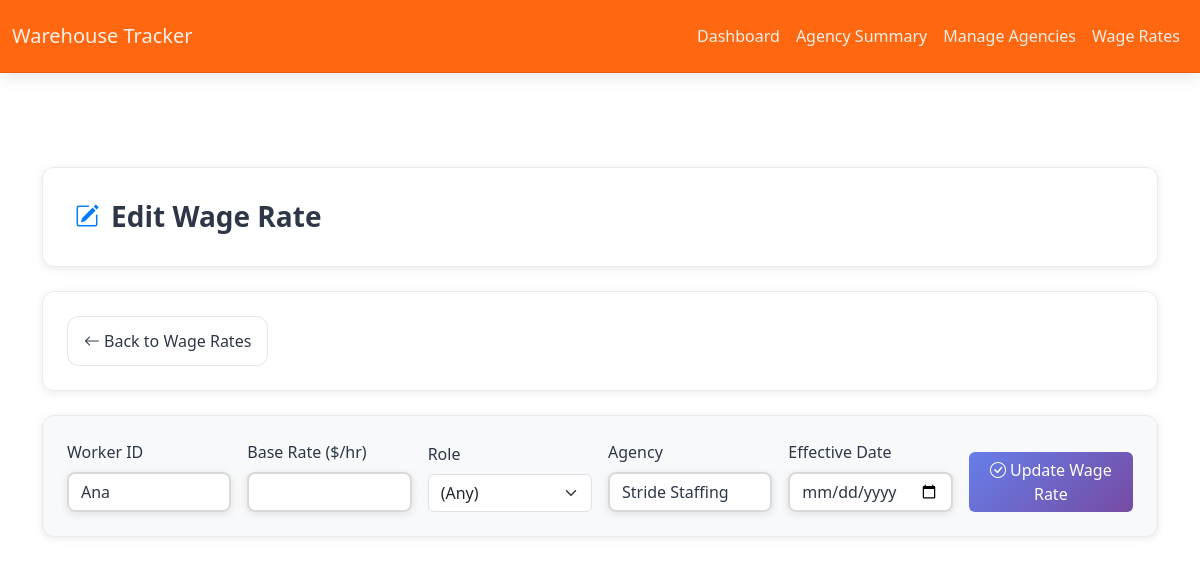
The app's page /wage_rates/edit/1?agency=&show_all=0, older data.
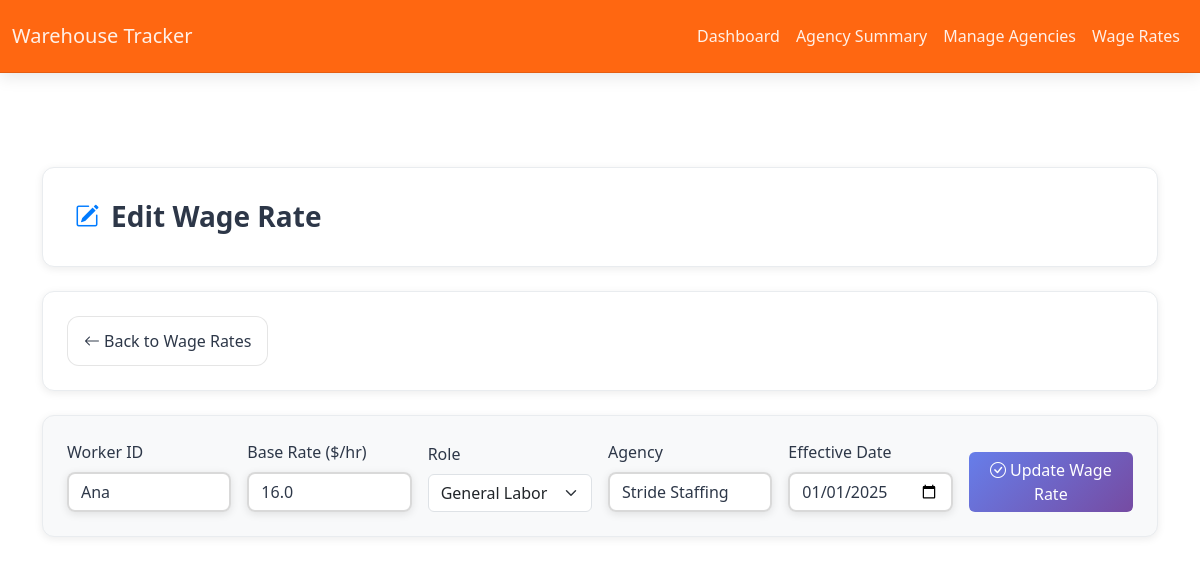
The same page, newer data.
### app/models.py (models this page shows, shortened)
class WageRate(db.Model):
    __tablename__ = 'wage_rate'
    id = db.Column(db.Integer, primary_key=True)
    worker_id = db.Column(db.String(64), nullable=False, index=True)
    base_rate = db.Column(db.Float, nullable=True)  # e.g., 16 or 18
    role = db.Column(db.String(64), nullable=True)   # e.g., 'general labor', 'forklift driver'
    agency = db.Column(db.String(128), nullable=True)
    markup = db.Column(db.Float, nullable=True)      # e.g., 0.25 for 25%
    effective_date = db.Column(db.Date, nullable=True)  # Now required

### app/routes/dashboard.py (the view, shortened to what this page needs)
@dashboard_bp.route('/wage_rates/edit/<int:wage_rate_id>', methods=['GET', 'POST'])
def edit_wage_rate(wage_rate_id):
    wage_rate = WageRate.query.get_or_404(wage_rate_id)
    show_all = request.args.get('show_all', '0')
    agency_filter = request.args.get('agency', '')
    return render_template('edit_wage_rate.html', wage_rate=wage_rate, agency=agency_filter, show_all=show_all)

### app/templates/edit_wage_rate.html (shortened to what this page needs)
{% extends "layout.html" %}
{% block content %}
<div class="page-header">
  <h1>
    <i class="bi bi-pencil-square"></i>
    Edit Wage Rate
  </h1>
</div>
<div class="control-panel">
  <div class="action-buttons">
    <a class="btn btn-outline-secondary back-button" href="{{ url_for('dashboard.wage_rates') }}">
      <i class="bi bi-arrow-left me-1"></i>Back to Wage Rates
    </a>
  </div>
</div>
<div class="form-section">
    <form method="post" class="row g-3 align-items-end">
      <div class="col-md-2">
        <label class="form-label">Worker ID</label>
        <input name="worker_id" class="form-control" value="{{ wage_rate.worker_id }}" required />
      </div>
      <div class="col-md-2">
        <label class="form-label">Base Rate ($/hr)</label>
        <input name="base_rate" type="number" step="0.01" class="form-control" value="{{ wage_rate.base_rate }}" required />
      </div>
      <div class="col-md-2">
        <label class="form-label">Role</label>
        <select name="role" class="form-select">
          <option value="" {% if not wage_rate.role %}selected{% endif %}>(Any)</option>
          <option value="general labor" {% if wage_rate.role == 'general labor' %}selected{% endif %}>General Labor</option>
        </select>
      </div>
      <div class="col-md-2">
        <label class="form-label">Agency</label>
        <input name="agency" class="form-control" value="{{ wage_rate.agency or '' }}" />
      </div>
      <div class="col-md-2">
        <label class="form-label">Effective Date</label>
        <input name="effective_date" type="date" class="form-control" value="{{ wage_rate.effective_date }}" required />
      </div>
              <div class="col-md-2 d-flex align-items-end">
          <button class="btn btn-primary w-100">
            <i class="bi bi-check-circle me-1"></i>Update Wage Rate
          </button>
        </div>
      </form>
  </div>
{% endblock %}

### app/templates/layout.html (shortened to what this page needs)
<!DOCTYPE html>
<html lang="en">
<head>
  <link
    rel="stylesheet"
    href="https://cdn.jsdelivr.net/npm/bootswatch@5.3.0/dist/flatly/bootstrap.min.css"
  >
  <link
    rel="stylesheet"
    href="{{ url_for('static', filename='css/custom.css') }}"
  >
  <link
    rel="stylesheet"
    href="{{ url_for('static', filename='css/glassmorphism.css') }}"
  >
  <link href="https://cdn.jsdelivr.net/npm/bootstrap-icons@1.11.1/font/bootstrap-icons.css" rel="stylesheet">
  <link rel="stylesheet" href="https://cdn.datatables.net/1.13.4/css/dataTables.bootstrap5.min.css">
</head>
<body>
  <nav class="navbar navbar-expand-lg navbar-glass" style="background-color: #FF5F05;">
    <div class="container-fluid">
      <a class="navbar-brand text-white" href="{{ url_for('dashboard.dashboard') }}">
        Warehouse Tracker
      </a>
      <div class="collapse navbar-collapse" id="navbarNav">
        <ul class="navbar-nav ms-auto">
          <li class="nav-item">
            <a class="nav-link text-white" href="{{ url_for('dashboard.dashboard') }}">Dashboard</a>
          </li>
          <li class="nav-item">
            <a class="nav-link text-white" href="{{ url_for('agency_summary.agency_summary') }}">
              Agency Summary
            </a>
          </li>
          <li class="nav-item">
            <a class="nav-link text-white" href="{{ url_for('agency_summary.manage_agencies') }}">
              Manage Agencies
            </a>
          </li>
          <li class="nav-item">
            <a class="nav-link text-white" href="{{ url_for('dashboard.wage_rates') }}">Wage Rates</a>
          </li>
        </ul>
      </div>
    </div>
  </nav>
  <div style="padding-top:70px"></div>
  <div class="container py-4">
    {% block content %}{% endblock %}
  </div>
</body>
</html>

### app/static/css/glassmorphism.css (style rules this page uses)
:root { --glass-bg: rgba(255, 255, 255, 0.8); --glass-border: rgba(0, 0, 0, 0.1); --glass-shadow: 0 8px 32px 0 rgba(0, 0, 0, 0.15); --glass-backdrop: blur(8px); --primary-gradient: linear-gradient(135deg, #667eea 0%, #764ba2 100%); --secondary-gradient: linear-gradient(135deg, #f093fb 0%, #f5576c 100%); --success-gradient: linear-gradient(135deg, #4facfe 0%, #00f2fe 100%); --warning-gradient: linear-gradient(135deg, #43e97b 0%, #38f9d7 100%); --danger-gradient: linear-gradient(135deg, #fa709a 0%, #fee140 100%); --info-gradient: linear-gradient(135deg, #a8edea 0%, #fed6e3 100%); --text-primary: #2d3748; --text-secondary: #4a5568; --text-light: rgba(255, 255, 255, 0.9); }
body { background: #ffffff; min-height: 100vh; color: var(--text-primary); font-family: 'Segoe UI', Tahoma, Geneva, Verdana, sans-serif; }
.navbar-glass { background: rgba(255, 95, 5, 0.95) !important; backdrop-filter: blur(15px); -webkit-backdrop-filter: blur(15px); border-bottom: 1px solid rgba(0, 0, 0, 0.1); box-shadow: 0 4px 16px rgba(0, 0, 0, 0.1); }
.navbar-brand, .nav-link { color: var(--text-light) !important; font-weight: 500; transition: all 0.3s ease; }
.btn-glass { background: var(--glass-bg); backdrop-filter: var(--glass-backdrop); -webkit-backdrop-filter: var(--glass-backdrop); border: 1px solid var(--glass-border); border-radius: 12px; color: var(--text-primary); font-weight: 500; padding: 0.75rem 1.5rem; transition: all 0.3s cubic-bezier(0.4, 0, 0.2, 1); position: relative; overflow: hidden; }
.btn-glass::before { content: ''; position: absolute; top: 0; left: -100%; width: 100%; height: 100%; background: linear-gradient(90deg, transparent, rgba(255, 255, 255, 0.2), transparent); transition: left 0.5s; }
.btn-primary-glass { background: var(--primary-gradient); color: white; border: none; }
.form-control-glass { background: rgba(255, 255, 255, 0.95); backdrop-filter: blur(4px); border: 2px solid rgba(0, 0, 0, 0.15); border-radius: 8px; color: var(--text-primary); transition: all 0.3s ease; box-shadow: 0 2px 8px rgba(0, 0, 0, 0.1); }
.form-control-glass::placeholder { color: rgba(45, 55, 72, 0.6); }
.page-header { background: #ffffff; border-radius: 12px; border: 1px solid #e9ecef; padding: 2rem; margin-bottom: 1.5rem; box-shadow: 0 2px 8px rgba(0, 0, 0, 0.08); transition: all 0.3s cubic-bezier(0.4, 0, 0.2, 1); }
.page-header h1 { color: #2d3748; font-weight: 600; font-size: 1.75rem; margin-bottom: 0; display: flex; align-items: center; gap: 0.75rem; }
.page-header h1 i { color: #007bff; font-size: 1.5rem; }
.control-panel { background: #ffffff; border-radius: 12px; border: 1px solid #e9ecef; padding: 1.5rem; margin-bottom: 1.5rem; box-shadow: 0 2px 8px rgba(0, 0, 0, 0.08); transition: all 0.3s cubic-bezier(0.4, 0, 0.2, 1); }
.form-section { background: #f8f9fa; border-radius: 12px; border: 1px solid #e9ecef; padding: 1.5rem; margin-bottom: 1.5rem; box-shadow: 0 2px 8px rgba(0, 0, 0, 0.08); transition: all 0.3s cubic-bezier(0.4, 0, 0.2, 1); }
.action-buttons { display: flex; gap: 0.75rem; flex-wrap: wrap; align-items: center; }
.action-buttons .btn { transition: all 0.2s ease; min-width: 160px; text-align: center; white-space: nowrap; padding-left: 1rem !important; padding-right: 1rem !important; }
.back-button { transition: all 0.2s ease; }
.page-enter-active { opacity: 1; transform: translateY(0); transition: all 0.6s cubic-bezier(0.4, 0, 0.2, 1); }

Row changes from the older to the newer data that the page shows:
changed WageRate "Ana": base_rate (not shown) → "16.0"; role "(Any)" → "General Labor"; effective_date (not shown) → "01/01/2025"
